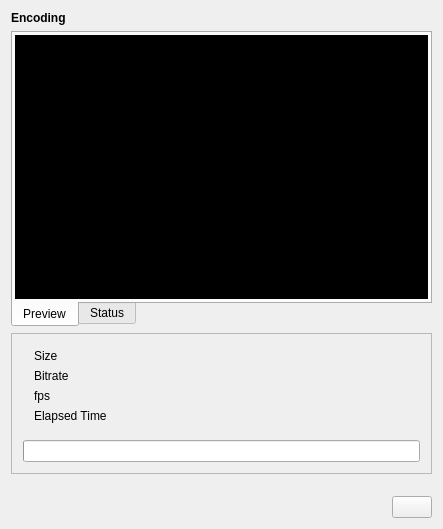
<?xml version="1.0" encoding="UTF-8"?>
<ui version="4.0">
 <class>MP4Dlg</class>
 <widget class="QWidget" name="MP4Dlg">
  <property name="geometry">
   <rect>
    <x>0</x>
    <y>0</y>
    <width>443</width>
    <height>529</height>
   </rect>
  </property>
  <property name="cursor">
   <cursorShape>WaitCursor</cursorShape>
  </property>
  <property name="windowTitle">
   <string>Encoding</string>
  </property>
  <layout class="QGridLayout" name="gridLayout_4">
   <item row="0" column="0">
    <widget class="QLabel" name="lblTitle">
     <property name="sizePolicy">
      <sizepolicy hsizetype="Maximum" vsizetype="Maximum">
       <horstretch>0</horstretch>
       <verstretch>0</verstretch>
      </sizepolicy>
     </property>
     <property name="font">
      <font>
       <weight>75</weight>
       <bold>true</bold>
      </font>
     </property>
     <property name="cursor">
      <cursorShape>WaitCursor</cursorShape>
     </property>
     <property name="text">
      <string>Encoding</string>
     </property>
     <property name="wordWrap">
      <bool>false</bool>
     </property>
    </widget>
   </item>
   <item row="1" column="0" colspan="3">
    <widget class="QTabWidget" name="tabWidget">
     <property name="tabPosition">
      <enum>QTabWidget::South</enum>
     </property>
     <property name="currentIndex">
      <number>0</number>
     </property>
     <widget class="QWidget" name="tab">
      <attribute name="title">
       <string>Preview</string>
      </attribute>
      <layout class="QGridLayout" name="gridLayout_2">
       <property name="margin">
        <number>2</number>
       </property>
       <item row="0" column="0">
        <widget class="QLabel" name="image">
         <property name="sizePolicy">
          <sizepolicy hsizetype="Preferred" vsizetype="Expanding">
           <horstretch>0</horstretch>
           <verstretch>0</verstretch>
          </sizepolicy>
         </property>
         <property name="minimumSize">
          <size>
           <width>0</width>
           <height>250</height>
          </size>
         </property>
         <property name="palette">
          <palette>
           <active>
            <colorrole role="Base">
             <brush brushstyle="SolidPattern">
              <color alpha="255">
               <red>255</red>
               <green>255</green>
               <blue>255</blue>
              </color>
             </brush>
            </colorrole>
            <colorrole role="Window">
             <brush brushstyle="SolidPattern">
              <color alpha="255">
               <red>0</red>
               <green>0</green>
               <blue>0</blue>
              </color>
             </brush>
            </colorrole>
           </active>
           <inactive>
            <colorrole role="Base">
             <brush brushstyle="SolidPattern">
              <color alpha="255">
               <red>255</red>
               <green>255</green>
               <blue>255</blue>
              </color>
             </brush>
            </colorrole>
            <colorrole role="Window">
             <brush brushstyle="SolidPattern">
              <color alpha="255">
               <red>0</red>
               <green>0</green>
               <blue>0</blue>
              </color>
             </brush>
            </colorrole>
           </inactive>
           <disabled>
            <colorrole role="Base">
             <brush brushstyle="SolidPattern">
              <color alpha="255">
               <red>0</red>
               <green>0</green>
               <blue>0</blue>
              </color>
             </brush>
            </colorrole>
            <colorrole role="Window">
             <brush brushstyle="SolidPattern">
              <color alpha="255">
               <red>0</red>
               <green>0</green>
               <blue>0</blue>
              </color>
             </brush>
            </colorrole>
           </disabled>
          </palette>
         </property>
         <property name="cursor">
          <cursorShape>WaitCursor</cursorShape>
         </property>
         <property name="autoFillBackground">
          <bool>true</bool>
         </property>
         <property name="scaledContents">
          <bool>true</bool>
         </property>
         <property name="wordWrap">
          <bool>false</bool>
         </property>
        </widget>
       </item>
      </layout>
     </widget>
     <widget class="QWidget" name="tabLog">
      <attribute name="title">
       <string>Status</string>
      </attribute>
     </widget>
    </widget>
   </item>
   <item row="2" column="0" colspan="3">
    <widget class="QFrame" name="frame">
     <property name="frameShape">
      <enum>QFrame::StyledPanel</enum>
     </property>
     <property name="frameShadow">
      <enum>QFrame::Raised</enum>
     </property>
     <layout class="QGridLayout" name="gridLayout_3">
      <item row="0" column="0">
       <layout class="QGridLayout" name="gridLayout">
        <property name="horizontalSpacing">
         <number>0</number>
        </property>
        <item row="0" column="0" rowspan="2">
         <widget class="QFrame" name="frame3">
          <property name="sizePolicy">
           <sizepolicy hsizetype="Preferred" vsizetype="Fixed">
            <horstretch>0</horstretch>
            <verstretch>0</verstretch>
           </sizepolicy>
          </property>
          <property name="cursor">
           <cursorShape>WaitCursor</cursorShape>
          </property>
          <property name="frameShape">
           <enum>QFrame::NoFrame</enum>
          </property>
          <property name="frameShadow">
           <enum>QFrame::Plain</enum>
          </property>
          <layout class="QGridLayout">
           <property name="topMargin">
            <number>4</number>
           </property>
           <item row="2" column="1">
            <widget class="QLabel" name="lblfps">
             <property name="cursor">
              <cursorShape>WaitCursor</cursorShape>
             </property>
             <property name="text">
              <string/>
             </property>
             <property name="alignment">
              <set>Qt::AlignVCenter</set>
             </property>
             <property name="wordWrap">
              <bool>false</bool>
             </property>
            </widget>
           </item>
           <item row="3" column="1">
            <widget class="QLabel" name="lblRemain">
             <property name="cursor">
              <cursorShape>WaitCursor</cursorShape>
             </property>
             <property name="text">
              <string/>
             </property>
             <property name="alignment">
              <set>Qt::AlignVCenter</set>
             </property>
             <property name="wordWrap">
              <bool>false</bool>
             </property>
            </widget>
           </item>
           <item row="0" column="1">
            <widget class="QLabel" name="lblsize">
             <property name="cursor">
              <cursorShape>WaitCursor</cursorShape>
             </property>
             <property name="text">
              <string/>
             </property>
             <property name="wordWrap">
              <bool>false</bool>
             </property>
            </widget>
           </item>
           <item row="1" column="1">
            <widget class="QLabel" name="lblbitrate">
             <property name="cursor">
              <cursorShape>WaitCursor</cursorShape>
             </property>
             <property name="text">
              <string/>
             </property>
             <property name="wordWrap">
              <bool>false</bool>
             </property>
            </widget>
           </item>
           <item row="2" column="0">
            <widget class="QLabel" name="textLabel2">
             <property name="cursor">
              <cursorShape>WaitCursor</cursorShape>
             </property>
             <property name="text">
              <string>fps</string>
             </property>
             <property name="wordWrap">
              <bool>false</bool>
             </property>
            </widget>
           </item>
           <item row="3" column="0">
            <widget class="QLabel" name="textLabel2_2">
             <property name="cursor">
              <cursorShape>WaitCursor</cursorShape>
             </property>
             <property name="text">
              <string>Elapsed Time</string>
             </property>
             <property name="wordWrap">
              <bool>false</bool>
             </property>
            </widget>
           </item>
           <item row="1" column="0">
            <widget class="QLabel" name="textLabel1">
             <property name="cursor">
              <cursorShape>WaitCursor</cursorShape>
             </property>
             <property name="text">
              <string>Bitrate</string>
             </property>
             <property name="wordWrap">
              <bool>false</bool>
             </property>
            </widget>
           </item>
           <item row="0" column="0">
            <widget class="QLabel" name="lbllabelSize">
             <property name="cursor">
              <cursorShape>WaitCursor</cursorShape>
             </property>
             <property name="text">
              <string>Size</string>
             </property>
             <property name="wordWrap">
              <bool>false</bool>
             </property>
            </widget>
           </item>
          </layout>
         </widget>
        </item>
       </layout>
      </item>
      <item row="1" column="0">
       <widget class="QProgressBar" name="pbProgress">
        <property name="cursor">
         <cursorShape>WaitCursor</cursorShape>
        </property>
       </widget>
      </item>
     </layout>
     <zorder></zorder>
     <zorder>pbProgress</zorder>
    </widget>
   </item>
   <item row="3" column="1">
    <spacer>
     <property name="orientation">
      <enum>Qt::Vertical</enum>
     </property>
     <property name="sizeType">
      <enum>QSizePolicy::Fixed</enum>
     </property>
     <property name="sizeHint" stdset="0">
      <size>
       <width>20</width>
       <height>16</height>
      </size>
     </property>
    </spacer>
   </item>
   <item row="4" column="0" colspan="2">
    <spacer>
     <property name="orientation">
      <enum>Qt::Horizontal</enum>
     </property>
     <property name="sizeType">
      <enum>QSizePolicy::Expanding</enum>
     </property>
     <property name="sizeHint" stdset="0">
      <size>
       <width>225</width>
       <height>21</height>
      </size>
     </property>
    </spacer>
   </item>
   <item row="4" column="2">
    <widget class="KPushButton" name="bCancel">
     <property name="sizePolicy">
      <sizepolicy hsizetype="Fixed" vsizetype="Fixed">
       <horstretch>0</horstretch>
       <verstretch>0</verstretch>
      </sizepolicy>
     </property>
     <property name="cursor">
      <cursorShape>ArrowCursor</cursorShape>
     </property>
     <property name="stdItem" stdset="0">
      <number>26</number>
     </property>
    </widget>
   </item>
  </layout>
 </widget>
 <layoutdefault spacing="6" margin="11"/>
 <customwidgets>
  <customwidget>
   <class>KPushButton</class>
   <extends>QPushButton</extends>
   <header>kpushbutton.h</header>
  </customwidget>
 </customwidgets>
 <resources/>
 <connections>
  <connection>
   <sender>bCancel</sender>
   <signal>clicked()</signal>
   <receiver>MP4Dlg</receiver>
   <slot>Cancel()</slot>
   <hints>
    <hint type="sourcelabel">
     <x>20</x>
     <y>20</y>
    </hint>
    <hint type="destinationlabel">
     <x>20</x>
     <y>20</y>
    </hint>
   </hints>
  </connection>
 </connections>
 <slots>
  <slot>bPlayToggled(bool)</slot>
 </slots>
</ui>
